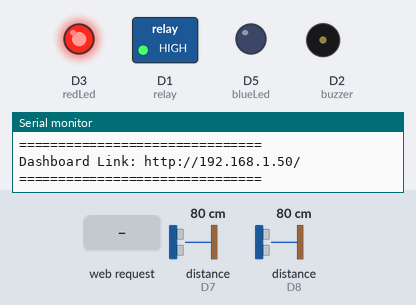
Bench run of a sketch on a simulated ESP8266 (NodeMCU). Shown: switched loads named in the sketch (green lamp = pin HIGH), output pins drawn as LEDs (lit = HIGH), buzzer (waves = sounding), the last lines printed to the serial monitor. Wiring (inferred from the names in the program): 2 × ultrasonic range finder: trigger D4, echo D8 / trigger D6, echo D7. Inputs (shaded band) come from the test bench; at power-on: distance to the obstacle (sensors on D7, D8) 80 cm. The echo pulse lasts 58.3 µs per cm; WiFi joins after 1.5 s; servers stay silent unless stated; uploads are accepted with an empty reply; pins used as bus, display or sensor lines are not drawn.

Above: at 3.2 s.
3.3 s: distance to the obstacle (sensor on D7) set to 12 cm
4.8 s: distance to the obstacle (sensor on D7) set to 9 cm
At 6.0 s:
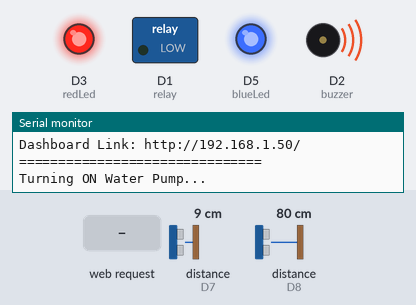
6.3 s: distance to the obstacle (sensor on D8) set to 13 cm
7.8 s: distance to the obstacle (sensor on D8) set to 10 cm
At 10.9 s:
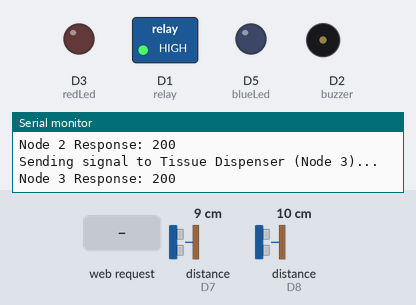
12.3 s: HTTP request GET /update_stage?stage=0 received
At 13.6 s:
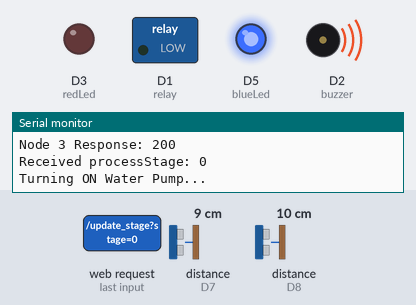
Timing chart, 0 to 18.8 s (numbered marks = the images above; inputs shaded):
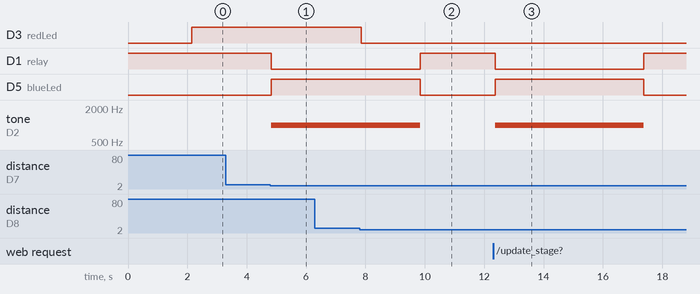

The sketch:

water_dispenser.ino
```cpp
/*
 * ESP8266 Water Dispenser System
 *
 * Controls a water dispensing system with ultrasonic sensors for level and hand detection,
 * a relay to activate the pump, and LEDs/buzzer for status indication.
 * Communicates with Soap and Tissue Dispensers via HTTP requests.
 * Hosts a web server to display real-time system status.
 */

#include <ESP8266WiFi.h>
#include <ESP8266HTTPClient.h>
#include <ESP8266WebServer.h>

// WiFi Credentials
const char* ssid = "YOUR_SSID";
const char* password = "YOUR_PASSWORD";

// IP addresses of connected nodes
const char* node2_IP = "YOUR_NODE2_IP";
const char* node3_IP = "YOUR_NODE3_IP";

ESP8266WebServer server(80);

// Water pump relay
const int relay = D1;

// LEDs
const int blueLed = D5;
const int redLed = D3;

// Buzzer
const int buzzer = D2;

// Ultrasonic Sensor for water level
const int trig1 = D4;
const int echo1 = D8;

// Ultrasonic Sensor for hand detection
const int trig2 = D6;
const int echo2 = D7;

int processStage = 0;                 // Tracks the current stage of the process flow
int distance1, distance2;             // Stores measured distances from ultrasonic sensors
bool pumpRunning = false;            // Indicates whether the water pump is currently running
unsigned long pumpStartTime = 0;     // Stores the time when the pump was activated
const float containerHeight = 13.0;  // Height of the water container (in cm) used for level calculations

void setup() {
  Serial.begin(9600);

  // Setup Ultrasonic Sensors
  pinMode(trig1, OUTPUT);
  pinMode(echo1, INPUT);
  pinMode(trig2, OUTPUT);
  pinMode(echo2, INPUT);

  // Setup Pump, LEDs, and Buzzer
  pinMode(relay, OUTPUT);
  pinMode(blueLed, OUTPUT);
  pinMode(redLed, OUTPUT);
  pinMode(buzzer, OUTPUT);

  // Set Initial States
  digitalWrite(relay, HIGH);
  digitalWrite(blueLed, LOW);
  digitalWrite(redLed, LOW);
  digitalWrite(buzzer, LOW);

  // Connect to WiFi
  WiFi.begin(ssid, password);
  while (WiFi.status() != WL_CONNECTED) {
    delay(1000);
    Serial.println("Connecting to WiFi...");
  }

  Serial.println("Connected to WiFi!");

  // Print the Dashboard URL in Serial Monitor
  Serial.println("===============================");
  Serial.print("Dashboard Link: http://");
  Serial.print(WiFi.localIP());  // Get ESP8266's IP Address
  Serial.println("/");
  Serial.println("===============================");

  // Define server routes
  server.on("/", HTTP_GET, serveDashboard);
  server.on("/status", HTTP_GET, serveStatus);
  server.on("/update_stage", HTTP_GET, updateStage);

  server.begin();  // Begin Server
}

void loop() {
  server.handleClient();  // Handle Incoming HTTP Requests

  // Measure Water Level
  distance1 = getDistance(trig1, echo1);
  delay(50);

  // Measure Hand distance
  distance2 = getDistance(trig2, echo2);

  // Turn on red LED if water level is low
  digitalWrite(redLed, (getWaterLevelPercentage(distance1) < 20) ? HIGH : LOW);

  // Activate pump on based on process stage or hand detection
  if (((processStage == 0 && distance2 < 10) || (processStage == 2)) && !pumpRunning) {

    // 5 seconds delay for hand washing after soap is dispensed
    if (processStage == 2) {
      delay(5000);
    }

    Serial.println("Turning ON Water Pump...");
    digitalWrite(relay, LOW);
    digitalWrite(blueLed, HIGH); // Turn on blue LED
    tone(buzzer, 1000); // Turn on buzzer
    pumpRunning = true;
    pumpStartTime = millis(); // Start pump timer
  }

  // Stop Pump after 5 seconds
  if (pumpRunning && millis() - pumpStartTime >= 5000) {
    Serial.println("Turning OFF pump.");
    digitalWrite(relay, HIGH);
    digitalWrite(blueLed, LOW); // Turn off blue LED
    noTone(buzzer); // Turn off buzzer
    pumpRunning = false;

    if(processStage == 0) {
      sendCompletionSignal(); // Send signal that process stage 0 is done
      processStage = 1; // Update process stage to 1
    } else if (processStage == 2) {
      sendCompletionSignal(); // Send signal that process stage 2 is done
      processStage = 3; // Update process stage to 3
    }

    delay(500);
  }
}

// Function to Convert Water Level to Percentage
float getWaterLevelPercentage(int sensorDistance) {
  float waterLevel = (1 - (sensorDistance / containerHeight)) * 100;
  return (waterLevel < 0) ? 0 : (waterLevel > 100) ? 100 : waterLevel;  // Ensure 0-100%
}

// Handle Dashboard Rendering
void serveDashboard() {
  String html = "<html><head>";
  html += "<meta http-equiv='refresh' content='2'>"; // Auto-refresh every 2s
  html += "<style>";
  html += "body { font-family: Arial, sans-serif; text-align: center; padding-top: 50px; }";
  html += ".status-box { border: 2px solid #333; padding: 10px; margin: 10px; display: inline-block; }";
  html += ".low { color: red; font-weight: bold; }";
  html += "</style></head><body>";

  html += "<h2>Water Dispenser Dashboard</h2>";

  // Check Water Level Status
  float waterLevel = getWaterLevelPercentage(distance1);
  bool isLow = (waterLevel < 20);

  html += "<div class='status-box'><h3>Water Level</h3>";
  if (isLow) {
    html += "<p class='low'>" + String(waterLevel, 1) + " % (LOW)</p>";  // Red warning text
  } else {
    html += "<p>" + String(waterLevel, 1) + " %</p>";
  }
  html += "</div>";

  html += "<div class='status-box'><h3>Hand Distance</h3><p>" + String(distance2) + " cm</p></div>";
  html += "<div class='status-box'><h3>Pump Status</h3><p>" + String(pumpRunning ? "ON" : "OFF") + "</p></div>";
  html += "<div class='status-box'><h3>Process Stage</h3><p>" + String(processStage) + "</p></div>";

  html += "</body></html>";

  server.send(200, "text/html", html);
}

// Serve JSON Status Data
void serveStatus() {
  String json = "{";
  json += "\"water_level\":" + String(distance1) + ",";
  json += "\"hand_distance\":" + String(distance2) + ",";
  json += "\"pump_running\":" + String(pumpRunning ? "true" : "false") + ",";
  json += "\"process_stage\":" + String(processStage);
  json += "}";
  server.send(200, "application/json", json);
}

// Handle Process Stage Updates
void updateStage() {
  if (server.hasArg("stage")) {
    processStage = server.arg("stage").toInt();
    Serial.print("Received processStage: ");
    Serial.println(processStage);
    server.send(200, "text/plain", "Stage Updated");
  } else {
    server.send(400, "text/plain", "Missing stage data");
  }
}

// Function to Measure Distance for any Ultrasonic Sensor
int getDistance(int trigPin, int echoPin) {
  digitalWrite(trigPin, LOW);
  delayMicroseconds(2);
  digitalWrite(trigPin, HIGH);
  delayMicroseconds(10);
  digitalWrite(trigPin, LOW);

  long duration = pulseIn(echoPin, HIGH, 30000);
  return (duration > 0) ? (duration * 0.034) / 2 : -1;
}

// Function to notify nodes when process stage changes
void sendCompletionSignal() {
  WiFiClient client;
  HTTPClient http;
  bool success1 = false, success2 = false;

  // If the process is at stae 0, notify both the Soap Dispenser and Tissue Dispenser to update to stage 1
  if (processStage == 0) {
    String serverPath1 = "http://" + String(node2_IP) + "/update_stage?stage=1";
    Serial.println("Sending signal to Soap Dispenser (Node 2)...");
    http.begin(client, serverPath1);
    int httpResponseCode1 = http.GET();
    if (httpResponseCode1 > 0) {
      Serial.println("Node 2 Response: " + String(httpResponseCode1));
    } else {
      Serial.println("Error sending request to Node 2.");
    }
    http.end();

    String serverPath2 = "http://" + String(node3_IP) + "/update_stage?stage=1";
    Serial.println("Sending signal to Tissue Dispenser (Node 3)...");
    http.begin(client, serverPath2);
    int httpResponseCode2 = http.GET();
    if (httpResponseCode2 > 0) {
      Serial.println("Node 3 Response: " + String(httpResponseCode2));
    } else {
      Serial.println("Error sending request to Node 3.");
    }
    http.end();
  }
  // If the process is at stage 2, notify the Soap Dispenser and Tissue Dispenser to update to stage 3
  else if (processStage == 2) {
    String serverPath3 = "http://" + String(node2_IP) + "/update_stage?stage=3";
    Serial.println("Sending signal to Soap Dispenser (Node 2)...");
    http.begin(client, serverPath3);
    int httpResponseCode3 = http.GET();
    if (httpResponseCode3 > 0) {
      Serial.println("Node 2 Response: " + String(httpResponseCode3));
    } else {
      Serial.println("Error sending request to Node 2.");
    }
    http.end();

    String serverPath4 = "http://" + String(node3_IP) + "/update_stage?stage=3";
    Serial.println("Sending signal to Tissue Dispenser (Node 3)...");
    http.begin(client, serverPath4);
    int httpResponseCode4 = http.GET();
    if (httpResponseCode4 > 0) {
      Serial.println("Node 3 Response: " + String(httpResponseCode4));
    } else {
      Serial.println("Error sending request to Node 3.");
    }
    http.end();
  }

}
```

Measured:
- the behaviour switches between 11 and 10 cm on distance to the obstacle (sensor on D7) (found by bisection; images 0 and 1)
- the behaviour switches between 12 and 11 cm on distance to the obstacle (sensor on D8) (found by bisection; images 1 and 2)
- after the input at 3.3 s, every drawn part: stays the same
- after the input at 4.8 s, D1 (relay): HIGH → LOW at once; D5 (blueLed): LOW → HIGH at once; tone on D2 (buzzer): silent → 1000 Hz at once
- after the input at 6.3 s, every drawn part: stays the same
- after the input at 7.8 s, D3 (redLed): HIGH → LOW after 0.06 s
- after the input at 12.3 s, D1 (relay): HIGH → LOW after 0.07 s, → HIGH 5.0 s later; D5 (blueLed): LOW → HIGH after 0.07 s, → LOW 5.0 s later; tone on D2 (buzzer): silent → 1000 Hz after 0.07 s, → silent 5.0 s later
